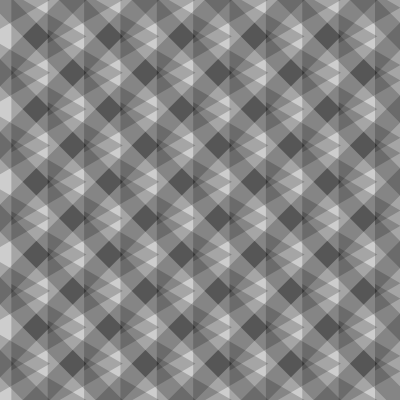
Frame 1 (no input)
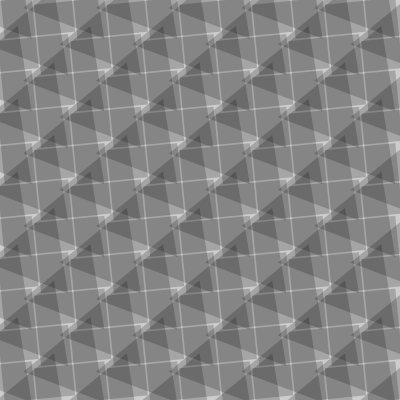
Frame 60 (the mouse pressed at the canvas centre just before this capture)
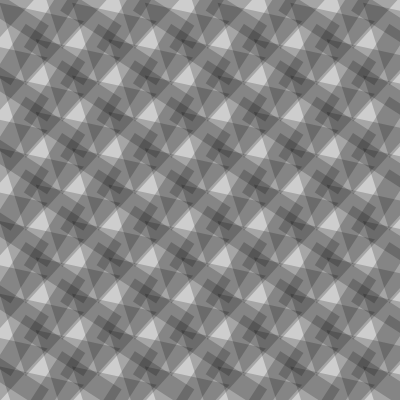
Frame 120 (the mouse held since frame 60 and released just before this capture)

The Processing sketch that drew these frames (run headless with seeded random() and noise(); from frame 60 on, the mouse is pressed at the canvas centre):

// Processing sketch: tiles5
// ── tiles5.pde
float num1, num2, n1, n2, angle;
void setup()
{
  size(400,400);
  num1=11;
  num2=11;
  angle = 0;
  rectMode(CENTER);
}

void draw()
{
  background(255, 55);
  n1 = width/num1;
  n2 = height/num2;
  for (int j=0; j<=num2; j++){
    for (int i=0; i<=num1; i++){
      pushMatrix();
      noStroke();
      fill(0, 50);
      translate(n1*i, n2*j);
      if ((i+j)%2==0) {
        rotate(angle);
        polygon(0,0,50,3);
      }
      else {
        rotate(angle*-1);
        polygon(0, 0, 50, 4);
      }
      popMatrix();
    }
  }
  angle+=0.015;
}

void polygon(float x, float y, float radius, int npoints) {
  float angle = TWO_PI / npoints;
  beginShape();
  for (float a = 0; a < TWO_PI; a += angle) {
    float sx = x + cos(a) * radius;
    float sy = y + sin(a) * radius;
    vertex(sx, sy);
  }
  endShape(CLOSE);
}
